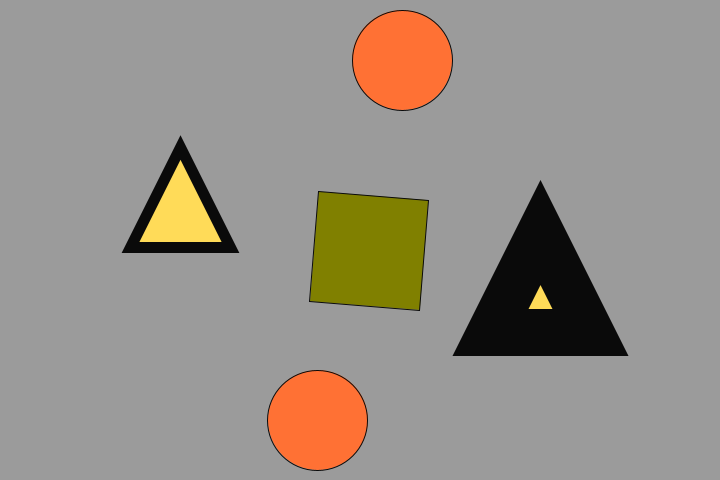
Frame 1 (no input)
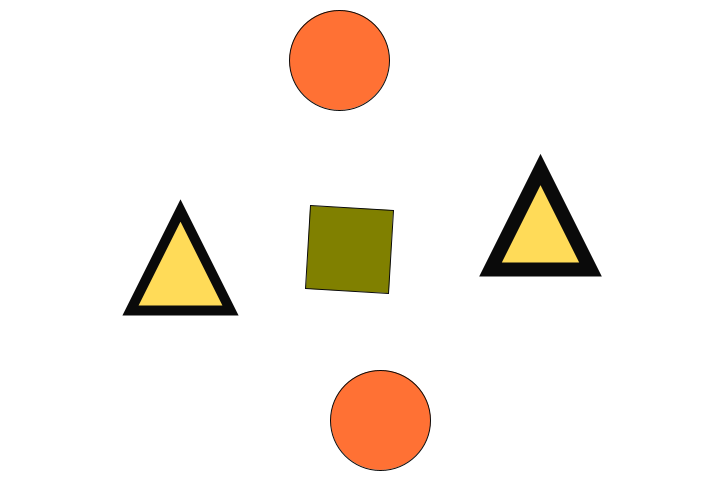
Frame 60 (the mouse pressed at the canvas centre just before this capture)
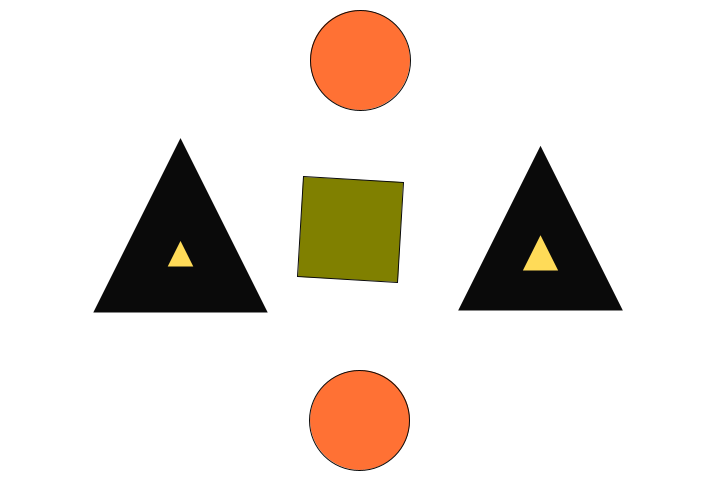
Frame 120 (the mouse held since frame 60 and released just before this capture)

The Processing sketch that drew these frames (run headless with seeded random() and noise(); from frame 60 on, the mouse is pressed at the canvas centre):

// Processing sketch: pat3
// ── pat3.pde
float angle = 1; // Global variable to control animation
float angle2 = 1.5;

void setup() {
  size(720, 480);
}

void draw() {

  //translate(width/2, height/2);
  rectMode(CENTER);
  //scale(0.5);
  //background(255);
  //noFill();
  int randomValue = (int (random(4)));

  if (randomValue <= 1) {
    background(255);
  } else 
  {
    noFill();
    background(155, 0);
    stroke(100);
  }

  pushMatrix();
  //translate(sin(0.15), sin(0.15));
  //rotate(PI/(0.1));
  //rectMode(CENTER);
  //rotate(radians(frameCount * 2));
  // Animate the square
  float squareSize = (100 + sin(angle) * (int (random(50)))) / 1; // Vary the size of the square
  drawSquare(10, 10, squareSize, color(128, 128, 0), 1); // Green square
  popMatrix();

  // Animate the circle
  pushMatrix();
  //rotate(radians(angle2*20));
  rectMode(CENTER);
  float circleX = width/2 + sin(angle) * 50; // Vary the x-coordinate of the circle
  float circleY = (height/2) * 1/4; // Keep the y-coordinate constant
  drawCircle(circleX, circleY, 100, color(255, 113, 52), 1); // Red circle
  popMatrix();

  // Animate the circle
  pushMatrix();
  //translate(width/2, height/2);
  //rectMode(CENTER);
  //scale(20);
  
  float circleX2 = width/2 + sin(angle * -1) * 50; // Vary the x-coordinate of the circle
  float circleY2 = (height/2) * 7/4;
  ; // Keep the y-coordinate constant
  drawCircle(circleX2, circleY2, 100, color(255, 113, 52), 1); // Red circle
  popMatrix();

  //background(55);


  // Animate the triangle
  float triangleY = height/2 + sin(angle) * 50; /*(int (random(0)));*/
  // Vary the y-coordinate of the triangle
  drawTriangle(width*3/4 - 50, triangleY + 50, width*3/4 + 50, triangleY + 50, width*3/4, triangleY - 50, color(255, 219, 88), (int (random(0.1, 50)))); // Blue triangle

  // Animate the triangle
  float triangleY1 = height/2 + sin(angle) * -50; /*(int (random(0)));*/
  // Vary the y-coordinate of the triangle
  drawTriangle(width*1/4 - 50, triangleY1 + 50, width*1/4 + 50, triangleY1 + 50, width*1/4, triangleY1 -50, color(255, 219, 88), (int (random(50)))); // Blue triangle

  angle += 0.15;//(random(0.001, 0.85)); // Increment the angle for the next frame
}


void drawCircle(float x, float y, float diameter, color fillColor, int strokeC) {
  fill(fillColor);
  stroke(10);
  strokeWeight(strokeC);
  ellipse(x, y, diameter, diameter);
}

void drawSquare(float x, float y, float sideLength, color fillColor, int strokeS) {
  fill(fillColor);
  stroke(10);
  pushMatrix();
  translate(width/2, height/2);
  strokeWeight(strokeS);
  rectMode(CENTER);
  rotate(radians(angle2*3));

  rect(x, y, sideLength, sideLength);
  angle2+=0.5;
  popMatrix();
}

void drawTriangle(float x1, float y1, float x2, float y2, float x3, float y3, color fillColor, int strokeT) {
  fill(fillColor);
  stroke(10);
  strokeWeight(strokeT);
  triangle(x1, y1, x2, y2, x3, y3);
}
